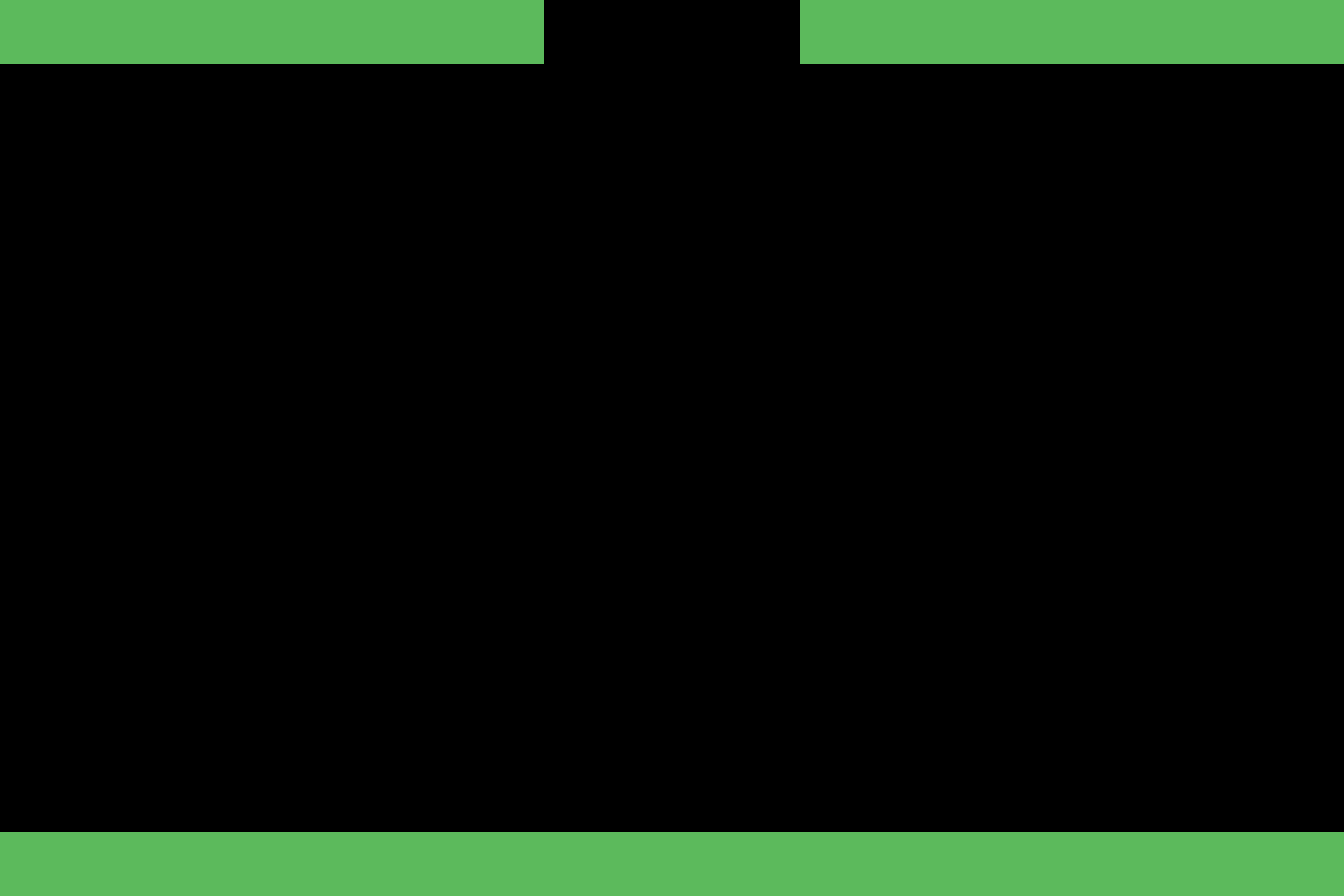

Below is a game level as drawn by its tile map, then a one-line description and the .tmx that defines it (tile-layer data replaced by summaries):
An orthogonal 42x28 tile map with 32x32 px tiles, 2 tile layers (Collision Tiles, NonCollision Tiles) and 5 objects (4x screenTransition, item).

<map version="1.0" orientation="orthogonal" width="42" height="28" tilewidth="32" tileheight="32">
 <tileset firstgid="1" name="tileset" tilewidth="32" tileheight="32">
  <image source="tileset.png" width="512" height="512" />
  <tile id="78">
   <properties>
    <property name="collision" value="true" />
   </properties>
  </tile>
 </tileset>
 <layer name="Collision Tiles" width="42" height="28">
  <data>[1176 cells, 152 non-empty, 1 distinct tile ids]</data>
 </layer>
 <layer name="NonCollision Tiles" width="42" height="28">
  <data>[1176 cells, 0 non-empty, 0 distinct tile ids]</data>
 </layer>
 <objectgroup name="Object Layer 1" width="42" height="28">
  <object name="S" type="screenTransition" x="512" y="898" width="322" height="86" />
  <object name="N" type="screenTransition" x="512" y="-95" width="322" height="86">
   <properties>
    <property name="isPortal" value="true" />
    <property name="portalX" value="5" />
    <property name="portalY" value="7" />
   </properties>
  </object>
  <object name="E" type="screenTransition" x="1356" y="7" width="124" height="872" />
  <object name="W" type="screenTransition" x="-138" y="13" width="125" height="872" />
  <object name="Yellow Dragon" type="item" gid="3" x="1006" y="678">
   <properties>
    <property name="frames" value="3" />
    <property name="itemType" value="dragon" />
    <property name="texture" value="yellow_dragon.png" />
   </properties>
  </object>
 </objectgroup>
</map>
